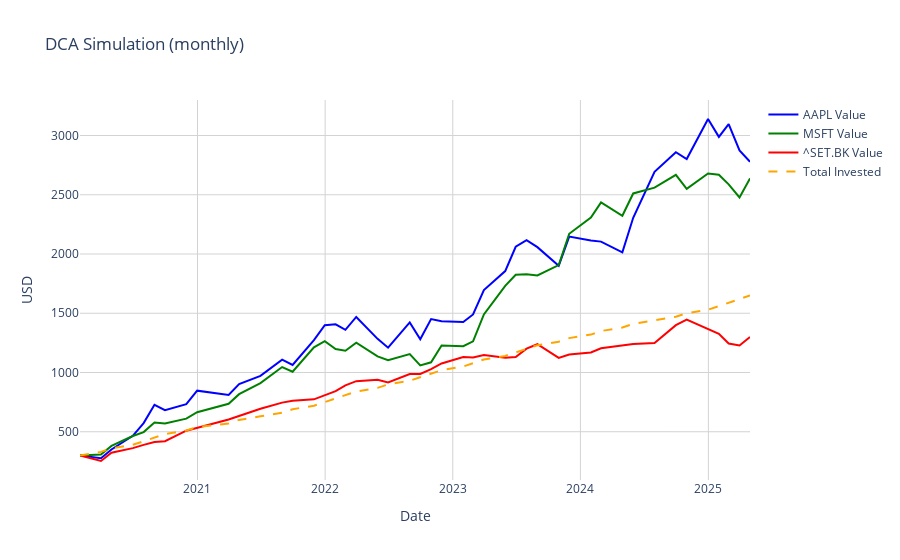

The cell this chart's notebook holds for it:
### Code cell
import plotly.graph_objects as go
fig = go.Figure()

fig.add_trace(go.Scatter(x=stock1.index, y=stock1['Value'], mode='lines', name=f'{ticker1} Value', line=dict(color='blue')))
fig.add_trace(go.Scatter(x=stock2.index, y=stock2['Value'], mode='lines', name=f'{ticker2} Value', line=dict(color='green')))
fig.add_trace(go.Scatter(x=stock3.index, y=stock3['Value'], mode='lines', name=f'{ticker3} Value', line=dict(color='red')))
fig.add_trace(go.Scatter(x=stock1.index, y=stock1['Total Invested'], mode='lines', name='Total Invested', line=dict(color='orange', dash='dash')))

fig.update_layout(
    title=f'DCA Simulation ({interval})',
    xaxis_title='Date',
    yaxis_title='USD',
    hovermode='x unified',
    template='plotly_white'
)

fig.update_xaxes(showgrid=True, gridwidth=1, gridcolor='LightGrey')
fig.update_yaxes(showgrid=True, gridwidth=1, gridcolor='LightGrey')

fig.show()
